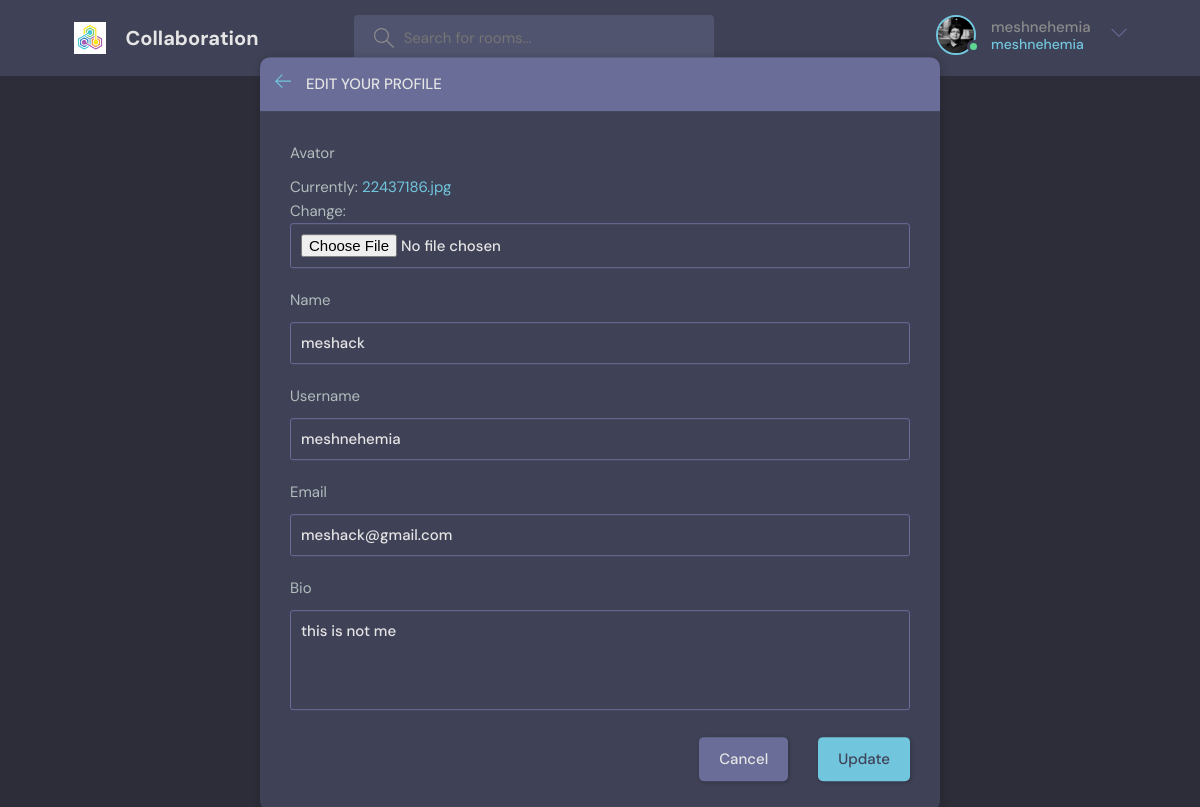
Page /update-user/ (signed in) on the earlier database version.
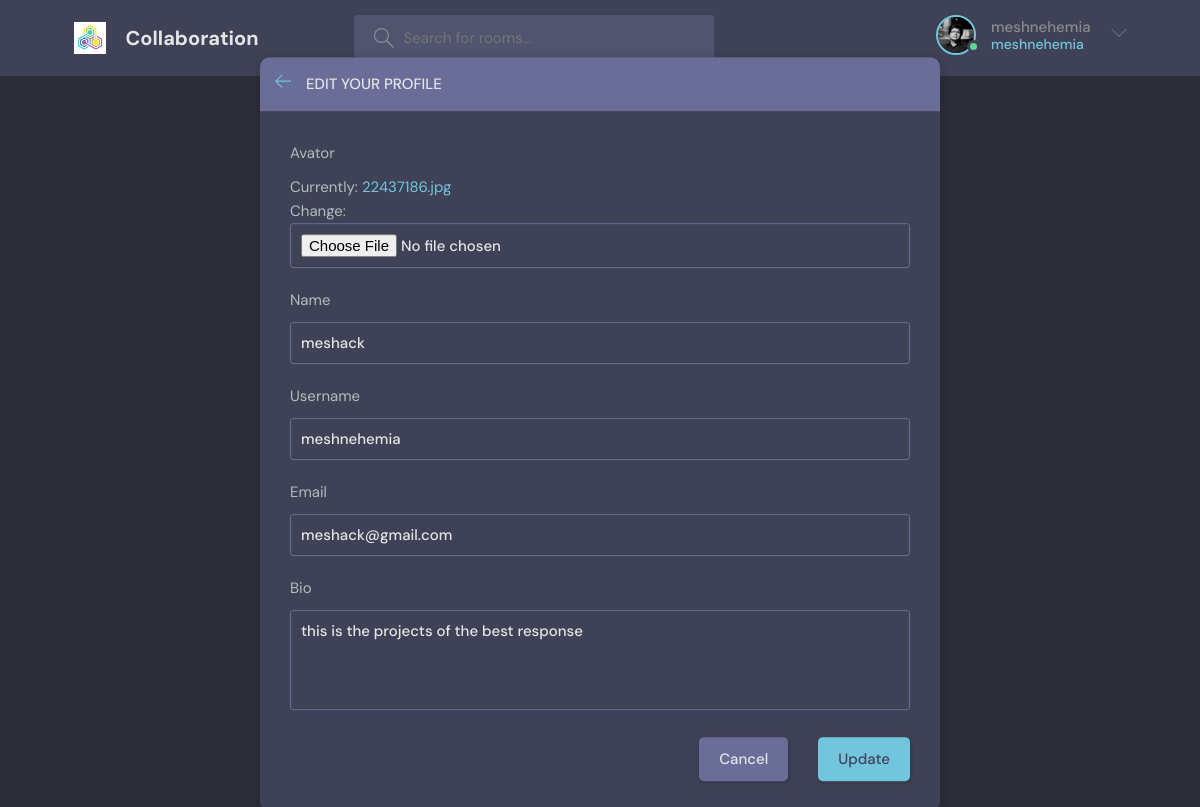
Same page on the later database version.
### socialmedia/models.py (models this page shows)
class User(AbstractUser):
    name = models.CharField(max_length=200, null=True)
    email = models.EmailField(unique=True,null =True)
    bio =models.TextField(null=True)
    avator = models.ImageField(null =True,default="avatar.svg")
    USERNAME_FIELD = 'email'
    REQUIRED_FIELDS =[]

### socialmedia/views.py (the view)
# urls.py: path('update-user/',views.updateUser,name='update-user'),
@login_required(login_url='login')
def updateUser(request):
    user = request.user
    form =userForm(instance = user)
    context = {'form':form}
    if request.method == 'POST':
        form = userForm(request.POST,request.FILES,instance=user)
        if form.is_valid():
            form.save()
            return redirect('user-profile',pk=user.id)
    return render(request,'socialmedia/update-user.html',context)

### socialmedia/forms.py
class userForm(ModelForm):
    class Meta:
        model =User
        fields = ['avator','name','username','email','bio']

### socialmedia/templates/socialmedia/update-user.html (shortened to what this page needs)
{% extends 'main.html' %}
{%block content%}
    <main class="update-account layout">
        <div class="container">
            <div class="layout__box">
                <div class="layout__boxHeader">
                    <div class="layout__boxTitle">
                        <a href="{% url 'home' %}">
                            <svg version="1.1" xmlns="http://www.w3.org/2000/svg" width="32" height="32"
                                viewBox="0 0 32 32">
                                <title>arrow-left</title>
                                <path
                                    d="M13.723 2.286l-13.723 13.714 13.719 13.714 1.616-1.611-10.96-10.96h27.625v-2.286h-27.625l10.965-10.965-1.616-1.607z">
                                </path>
                            </svg>
                        </a>
                        <h3>Edit your profile</h3>
                    </div>
                </div>
                <div class="layout__body">
                    <form class="form" action="" method ="POST" enctype="multipart/form-data">
                        {% for field in form %}
                          <div class="form__group">
                              <label for="profile_pic">{{field.label}}</label>
                              {{field}}
                          </div>
                        {% endfor %}
                        <div class="form__action">
                            <a class="btn btn--dark" href="{% url 'home' %}">Cancel</a>
                            <button class="btn btn--main" type="submit">Update</button>
                        </div>
                    </form>
                </div>
            </div>
        </div>
    </main>
{% endblock content %}

### templates/navbar.html (shortened to what this page needs)
{%load static %}
<header class="header header--loggedIn">
    <div class="container">
      <a href="{%url 'home'%}" class="header__logo">
        <img src="{% static 'images/icons/logo.png'%}" />
        <h1>Collaboration</h1>
      </a>
      <form class="header__search" action="{%url 'home'%}" method="get">
        <label>
          <input type ="text" name="q" placeholder="Search for rooms..." />
        </label>
      </form>
      <nav class="header__menu">
        {%  if request.user.is_authenticated %}
            <div class="header__user">
            <a href="{% url 'user-profile' request.user.id %}">
                <div class="avatar avatar--medium active">
                <img src="{{request.user.avator.url}}" />
                </div>
                <p>{{request.user.username }} <span>{{request.user.username }}</span></p>
            </a>
            <button class="dropdown-button">
                <svg version="1.1" xmlns="http://www.w3.org/2000/svg" width="32" height="32" viewBox="0 0 32 32">
                <title>chevron-down</title>
                <path d="M16 21l-13-13h-3l16 16 16-16h-3l-13 13z"></path>
                </svg>
            </button>
            </div>
        {% else %}
            <a href="{% url 'login' %}">
                <img src="{% static 'images/avatar.svg'%}" />
                <p>Login</p>
            </a>
        {%endif%}
      </nav>
    </div>
  </header>

Differences in the rows shown:
changed User "meshnehemia": bio "this is not me" → "this is the projects of the best response"
